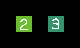

This game map was drawn from its Tiled (.tmx) file and the tilesets committed beside it. A one-line description and the full map source follow:
An orthogonal 5x3 tile map with 16x16 px tiles, 2 tile layers (input_set, output_set).

<map version="1.11" tiledversion="1.11.0" orientation="orthogonal" renderorder="right-down" width="5" height="3" tilewidth="16" tileheight="16" infinite="0" nextlayerid="12" nextobjectid="2">
 <tileset firstgid="1" source="../spr_test_tileset.tsx" />
 <layer id="6" name="input_set" width="5" height="3">
  <data encoding="csv">
0,0,0,0,0,
0,3,0,0,0,
0,0,0,0,0
</data>
 </layer>
 <layer id="2" name="output_set" width="5" height="3">
  <data encoding="csv">
0,0,0,0,0,
0,0,0,4,0,
0,0,0,0,0
</data>
 </layer>
</map>
